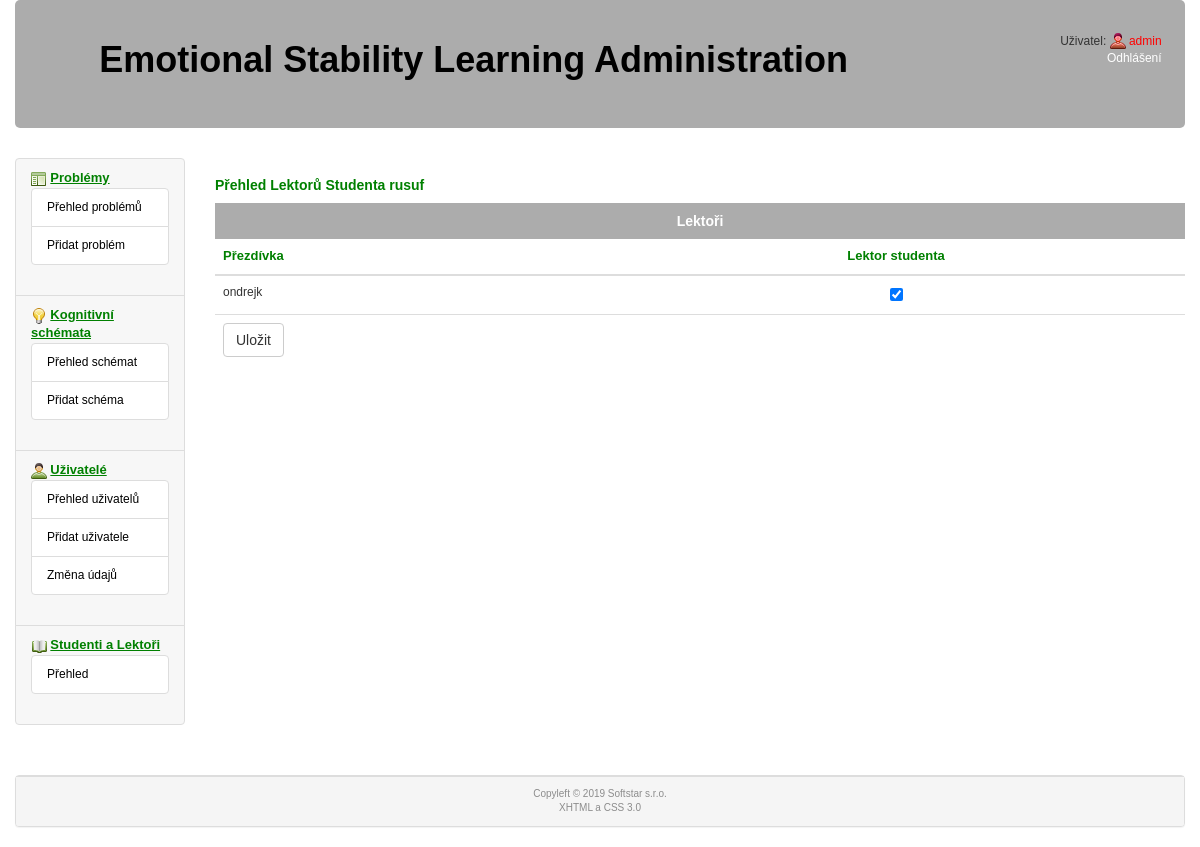
/administrator/lectors/1 (signed in), run on an earlier commit of the app's database.
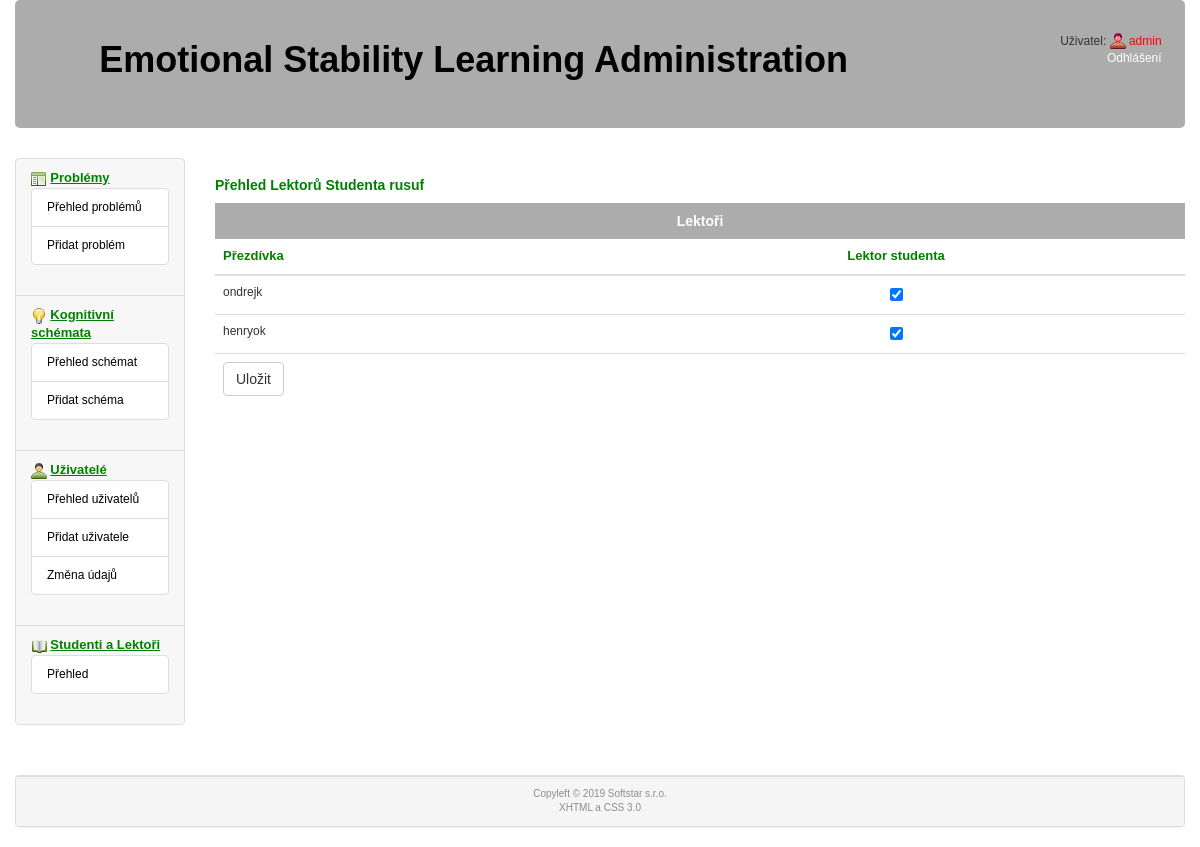
And on a later commit of the database.
### tables this page shows
CREATE TABLE `fusers` (
  `id` int(5) NOT NULL,
  `nick` varchar(20) NOT NULL,
  `email` varchar(50) NOT NULL,
  `student` int(1) NOT NULL DEFAULT '1',
  `lector` int(1) NOT NULL DEFAULT '0',
  `password` varchar(50) NOT NULL,
  `gdpr` int(1) NOT NULL,
  `deleted` int(1) NOT NULL DEFAULT '0'
);

### www/administrator/admin.php (called while the page is built, shortened)
<?php
  $router = RouterController::getInstance();
  $router->ctrMain(array($_SERVER['REQUEST_URI']));
  $router->showView();
?>

### www/administrator/models/DbModel.php (called while the page is built, shortened)
<?php
  class DbModel extends cdb
  {
    static private $instance = null;
    static function getInstance()
    {
      if (self::$instance == null)
      {
        self::$instance = new DbModel();
      }
      return self::$instance;
    }
    function selectOne($table, array $keys)
    {
      $query = "select * from $table where";
      $i = 0;
      foreach($keys as $name => $value)
      {
        if ($i)
        {
          $query .= " and $name=$value";
        }
        else
        {
          $query .= " $name=$value";
          $i = 1;
        }
      }
      $query .= ";";
      if (!$this->query($query))
      {
        RouterController::getInstance()->setError("DbModel::selectOne():".$this->get_error().'<br /><br />'.$query.'<br />');
      }
      $arr = $this->get_array();
      return $arr;
    }
    function selectArray(array $tables, array $collums, array $keys, $order = '')
    {
      $query = "select ";
      $i = 0;
      foreach($collums as $collum)
      {
        if ($i)
        {
          $query .= ", $collum";
        }
        else
        {
          $query .= "$collum";
          $i = 1;
        }
      }
      $query .= " from ";
      $i = 0;
      foreach($tables as $table)
      {
        if ($i)
        {
          $query .= ", $table";
        }
        else
        {
          $query .= "$table";
          $i = 1;
        }
      }
      if (!empty($keys))
      {
        $query .= " where";
        $i = 0;
        foreach($keys as $name => $value)
        {
          if ($i)
          {
            $query .= " and $name=$value";
          }
          else
          {
            $query .= " $name=$value";
            $i = 1;
          }
        }
      }
      if ($order != '') {
        $query .= " order by $order;";
      }
      else
      {
        $query .= ';';
      }
      if (!$this->query($query))
      {
        RouterController::getInstance()->setError('DbModel::selectArray():'.$this->get_error().'<br /><br />'.$query.'<br />');
      }
      else
      {
        $i = 0;
        while ($item=$this->get_array())
        {
          if (!empty($item))
          {
            $arr[$i] = $item;
            $i++;
          }
        }
      }
      return $arr;
    }
  }
?>

### www/administrator/models/LectorsModel.php (called while the page is built, shortened)
<?php
class LectorsModel
{
    public function selectByIdS($id)
    {
        $db = DbModel::getInstance();
        $lectors = $db->selectArray(array ('lectors'), array ('*'), array ('student' => $id));
        return $lectors;
    }
}
?>

### www/administrator/models/cdb.php (called while the page is built, shortened)
<?php
class cdb {
  private $data, $querystring, $error, $conn;
  public $server, $user, $password, $db_name;
  function __construct()
  {
    require("./administrator/cfg/sql.php");
    $this->conn = null;
  }
  function connect() {
    $options=array(
      PDO::ATTR_ERRMODE => PDO::ERRMODE_EXCEPTION,
      PDO::MYSQL_ATTR_INIT_COMMAND => "SET NAMES utf8"
      );
    try {
            $this->conn = @new PDO("mysql:host=".$this->server.";dbname=".$this->db_name, $this->user, $this->password, $options);
    } catch (PDOException $e) {
        $error = 'DB connection failed: ' . $e->getMessage();
    }
    return(1);
  }
  function query($sql) {
    $error = '';
    try {
      $this->data=$this->conn->prepare($sql);
    } catch (PDOException $e) {
      $error = 'Preparation of query failed: ' . $e->getMessage();
      $this->data=null;
    }
    $result2 = 0;
    if ($error == '')
    {
      try {
          $result2 = $this->data->execute();
      } catch (PDOException $e) {
          $error = 'Execution of query failed: ' . $e->getMessage();
          $this->data=null;
      }
    }
    else
    {
      $this->error = $error;
      $result2 = false;
    }
    if ($result2) { return 1; }
    else  {return 0;}
  }
  function get_array() {
    $arr = $this->data->fetch(PDO::FETCH_ASSOC);
    if (!empty($arr)) {return ($arr); }
    else { return 0; }
  }
};
?>

### www/administrator/cfg/sql.php (called while the page is built)
<?php
  $this->server='localhost';
  $this->user='emotions';
  $this->password='3M0710n5@#';
  $this->db_name='emotions';
?>

### www/administrator/models/FUsersModel.php (called while the page is built, shortened)
<?php
class FUsersModel
{
    public function selectById($id)
    {
        $db = DbModel::getInstance();
        $user = $db->selectOne('fusers', array ('id' => $id));
        return $user;
    }
    public function selectLectors()
    {
        $db = DbModel::getInstance();
        $users = $db->selectArray(array ('fusers'), array ('*'), array ('lector' => 1));
        return $users;
    }
}
?>

### www/administrator/controllers/LectorsController.php (called while the page is built, shortened)
<?php
class LectorsController extends Controller
{
    public function ctrMain($parameters)
    {
        $id = array_shift($parameters);
        $studentsModel = new FUsersModel();
        $lectorsModel = new LectorsModel();
        $student = $studentsModel->selectById(htmlspecialchars($id, ENT_QUOTES));
        $alectors = $studentsModel->selectLectors();
        $slectors = $lectorsModel->selectByIdS($student['id']);
    }
}
?>

### www/administrator/controllers/RouterController.php (called while the page is built, shortened)
<?php
class RouterController extends Controller
{
  protected $controller;
  private function camelNotation($text)
  {
    $sentence = str_replace('-', ' ', $text);
    $sentence = ucwords($sentence);
    $sentence = str_replace(' ', '', $sentence);
    return $sentence;
  }
  private function parseURL($url)
  {
    $parsedURL = parse_url($url);
    $parsedURL["path"] = ltrim($parsedURL["path"], "/");
    $parsedURL["path"] = trim($parsedURL["path"]);
    $divPath = explode("/", $parsedURL["path"]);
    return $divPath;
  }
  public function ctrMain($parameters)
  {
    $parsedURL = $this->parseURL($parameters[0]);
    if ((empty($parsedURL[1]))&&((empty($_SESSION['user']))&&(empty($_POST['login']))))
    {
      $this->controller = new LoginViewController();
    }
    else if (($parsedURL[1] == 'login')&&((empty($_SESSION['user']))&&(!(empty($_POST['login'])))))
    {
      $this->controller = new LoginController();
    }
    else if ((empty($parsedURL[1]))&&(!(empty($_SESSION['user'])))&&((empty($_POST['login']))))
    {
      $this->controller = new HomePageController();
    }
    else
    {
      $tmp = array_shift($parsedURL);
      $view = array_shift($parsedURL);
      $controllerClass = $this->camelNotation($view) . 'Controller';
      if (file_exists('./administrator/controllers/' . $controllerClass . '.php'))
      {
        if ($view == 'error')
        {
          $this->controller = new $controllerClass('');
        }
        else
        {
          $this->controller = new $controllerClass;
        }
      }
      else
      {
        $this->controller= new ErrorController('Error 404: page not found');
      }
    }
    $this->controller->ctrMain($parsedURL);
  }
}
?>

### www/administrator/views/lectors.phtml (the view, shortened to what the changed rows need)
<div class="col-sm-10">
  <div class="table-responsive">
    <table class="table table-hover">
      <caption class="text-center">Lektoři</caption>
      <thead><tr><th>Přezdívka</th><th class="text-center">Lektor studenta</th></tr></thead>
      <tbody><form method="post" action="http://<?= $this->siteName ?>/administrator/lectors-save">
        <?php
          foreach ($lectors as $lector) {
        ?>
        <tr>
          <td><?php echo($lector['nick']); ?></td>
          <td class="text-center"><input type="checkbox" id="lector<?= $lector['id'] ?>" name="lector<?= $lector['id'] ?>" <?php if ($lector['student']) { echo("checked=\"checked\""); }; ?> /></td>
        </tr>
        <?php } ?>
      </form></tbody>
    </table>
  </div>
</div>

What changed in the data, as far as the page shows it:
added fusers: nick "henryok", student "☑"
